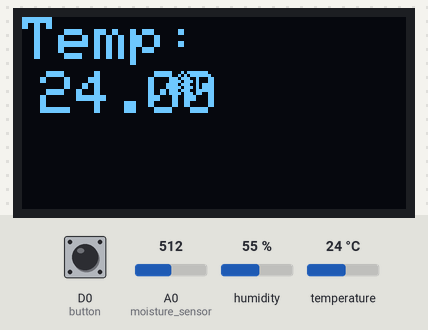
Bench run of a sketch on a simulated ESP8266 (NodeMCU). Parts: 128×64 one-colour display. The inputs (shaded band) are chosen by the test bench; at power-on: humidity 55 %, A0 (moisture_sensor) = 512, temperature 24 °C, D0 (button) HIGH. WiFi joins after 1.5 s; servers stay silent unless stated; uploads are accepted with an empty reply; what the sketch prints to the serial monitor is not drawn.

Above: at 12.4 s.
12.5 s: humidity set to 22 %
At 32.7 s:
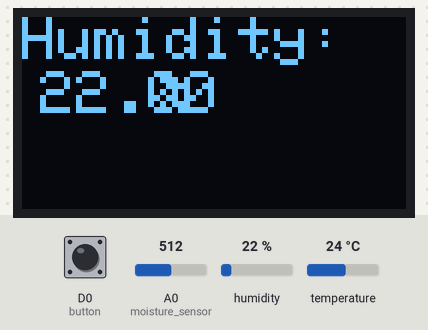
33.0 s: A0 (moisture_sensor) set to 1023
At 46.8 s:
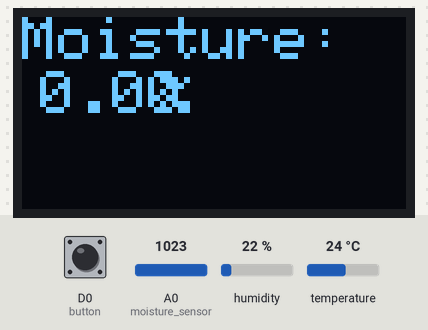
47.5 s: temperature set to 12 °C
At 67.8 s:
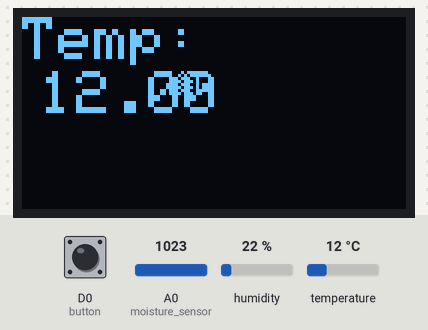
68.1 s: humidity set to 40 %
At 88.1 s:
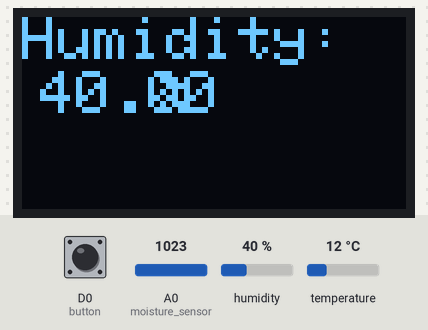
Timing chart, 0 to 89.6 s (numbered marks = the images above; inputs shaded):
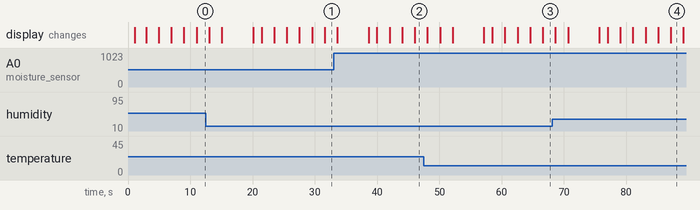

The sketch:

model.ino
```cpp
#include <SoftwareSerial.h>
#include <Wire.h>
#include <DHT.h>
#include "ESP8266WiFi.h"
#include <ESP8266HTTPClient.h>
#include <WiFiClient.h>
#include <Wire.h>
#include <Adafruit_GFX.h>
#include <Adafruit_SSD1306.h>

#define SCREEN_WIDTH 128 // OLED display width,  in pixels
#define SCREEN_HEIGHT 64 // OLED display height, in pixels

// declare an SSD1306 display object connected to I2C
Adafruit_SSD1306 oled(SCREEN_WIDTH, SCREEN_HEIGHT, &Wire, -1);

const char* WIFINAME = "Fla_4G";
const char* PASS = "12345678";

//int led = D0;
WiFiServer server(80);

// RE and DE Pins set the RS485 module
// to Receiver or Transmitter mode
#define RE 15 //D8
#define DE 13 //D7

#define DHTPIN 12 // D6
#define DHTTYPE DHT11

#define button D0

bool Status = false;

// Connect Soil moisture analog sensor pin to A0 of NodeMCU
const int moisture_sensor = A0;

// Modbus RTU requests for reading NPK values
const byte query[] = {0x01, 0x03, 0x00, 0x00, 0x00, 0x03, 0x05, 0xCB};

// A variable used to store NPK values
byte response[11];

// Initializing DHT sensor with dht pin
DHT dht(DHTPIN, DHTTYPE);

// Sets up a new SoftwareSerial object
SoftwareSerial mod(0, 2); //(RO,DI)-(D3,D4)

void setup() {
  // Set the baud rate for the Serial port
  Serial.begin(9600);
  Serial.print("Connecting To ");
  Serial.print(WIFINAME);
  WiFi.begin(WIFINAME, PASS);

  if (!oled.begin(SSD1306_SWITCHCAPVCC, 0x3C)) {
    Serial.println(F("SSD1306 allocation failed"));
    while (true);
  }
  delay(1000);
  oled.clearDisplay();
  oled.setCursor(0,0);
  oled.setTextSize(2);
  oled.setTextColor(WHITE);
  oled.print("Press Button for Crop Suggestion");
  oled.display();

  // Set the baud rate for the SerialSoftware object
  mod.begin(9600);

  // Initializing DHT Sensor
  dht.begin();

  pinMode(D0, INPUT_PULLUP);

  // Define pin modes for RE and DE
  pinMode(RE, OUTPUT);
  pinMode(DE, OUTPUT);

  while (WiFi.status() != WL_CONNECTED) {
    delay(100);
    Serial.print(".");
  }

  Serial.println();
  Serial.println("WiFi Connected");
  Serial.print("IP address: ");
  Serial.println(WiFi.localIP());
  delay(1000);
}

void loop() {

  byte nitro, phos, potas;
  float moisture_read;
  float moisture_int;
  float moisture_per;
  float moisture_percentage;

  NPKFunc();
  moisture_int = analogRead(moisture_sensor)/1023;
//  moisture_percentage=map(moisture_per,0,100,20,290);
  moisture_percentage=100-(moisture_int*100);

  nitro = response[4];
  phos = response[6];
  potas = response[8];

  float hum = dht.readHumidity();
  float tempC = dht.readTemperature();

  int Signal=digitalRead(button);
  Serial.println("Digit pin:"+String(Signal));
  if (Signal==1)
  {
    Serial.println("Button Pressed");
    if ((WiFi.status() == WL_CONNECTED)) { //Check the current connection status
      WiFiClient client;
      HTTPClient http;
      String query_api="http://192.168.29.211:8000/api/data/?n="+String(nitro)+"&p="+String(phos)+"&k="+String(potas)+"&t="+String(tempC)+"&h="+String(hum);
      http.begin(client,query_api); //Specify the URL
      int httpCode = http.GET();                                        //Make the request

      if (httpCode > 0) { //Check for the returning code

        String payload = http.getString();

        display_serial(nitro, phos, potas, hum, tempC, moisture_percentage,moisture_int);
        display_oled(nitro, phos, potas, hum, tempC, moisture_percentage,payload.substring(2,payload.length()-2));
        Serial.print("Suitable Crop to grow: ");
        Serial.println(payload.substring(2,payload.length()-2));
      }
      else {
        Serial.println("Error on HTTP request");
      }
      http.end(); //Free the resources
    }
    else{
      Serial.println("Wifi Not Connected");
    }
    Signal=0;
  }
  else{
    Serial.println("Button Not Pressed");
  }
  delay(1000);
}

void NPKFunc() {

  digitalWrite(DE, HIGH);
  digitalWrite(RE, HIGH);
  delay(10);
  if (mod.write(query, sizeof(query)) == 8) {
    digitalWrite(DE, LOW);
    digitalWrite(RE, LOW);
    for (byte i = 0; i < 11; i++) {
      response[i] = mod.read();
    }
  }
}
void display_serial(byte nitro , byte phos, byte potas, float hum, float tempC, float moisture_percentage,float moisture_int){
  Serial.print(F("Nitrogen: "));
  Serial.print(nitro);
  Serial.println(F(" mg/Kg"));
  Serial.print(F("Phosphorous: "));
  Serial.print(phos);
  Serial.println(F(" mg/Kg"));
  Serial.print(F("Potassium: "));
  Serial.print(potas);
  Serial.println(F("mg/Kg"));

  Serial.print(F("Soil Moisture(in Percentage) = "));
  Serial.print(moisture_int);
  Serial.print(" ");
  Serial.print(moisture_percentage);
  Serial.println(F("%"));

  Serial.print(F("Humidity: "));
  Serial.print(hum);
  Serial.print(F("%  Temperature: "));
  Serial.print(tempC);
  Serial.println(F("°C "));
}

void display_oled(byte nitro , byte phos, byte potas, float hum, float tempC, float moisture_percentage, String crop){

  oled.clearDisplay();
  oled.setTextSize(2);
  oled.setTextColor(WHITE);
  oled.setCursor(0,0);
  oled.print("Nitrogen:");
  oled.setCursor(5,18);
  oled.print(nitro);
  oled.setTextSize(1);
  oled.setCursor(43,18);
  oled.print("mg/Kg");
  oled.display();
  delay(2000);

  oled.clearDisplay();
  oled.setTextSize(2);
  oled.setTextColor(WHITE);
  oled.setCursor(0,0);
  oled.print("Phosphorus:");
  oled.setCursor(5,18);
  oled.print(phos);
  oled.setTextSize(1);
  oled.setCursor(43,18);
  oled.print("mg/Kg");
  oled.display();
  delay(2000);

  oled.clearDisplay();
  oled.setTextSize(2);
  oled.setTextColor(WHITE);
  oled.setCursor(0,0);
  oled.print("Potassium:");
  oled.setCursor(5,18);
  oled.print(potas);
  oled.setTextSize(1);
  oled.setCursor(43,18);
  oled.print("mg/Kg");
  oled.display();
  delay(2000);

  oled.clearDisplay();
  oled.setTextSize(2);
  oled.setTextColor(WHITE);
  oled.setCursor(0,0);
  oled.print("Moisture:");
  oled.setCursor(6,18);
  oled.print(moisture_percentage);
  oled.setTextSize(2);
  oled.setCursor(46,18);
  oled.print("%");
  oled.display();
  delay(2000);

  oled.clearDisplay();
  oled.setTextSize(2);
  oled.setTextColor(WHITE);
  oled.setCursor(0,0);
  oled.print("Temp:");
  oled.setCursor(6,18);
  oled.print(tempC);
  oled.setTextSize(1);
  oled.setCursor(46,18);
  oled.print("°C");
  oled.display();
  delay(2000);

  oled.clearDisplay();
  oled.setTextSize(2);
  oled.setTextColor(WHITE);
  oled.setCursor(0,0);
  oled.print("Humidity:");
  oled.setCursor(6,18);
  oled.print(hum);
  oled.setTextSize(2);
  oled.setCursor(46,18);
  oled.print("%");
  oled.display();
  delay(2000);

  oled.clearDisplay();
  oled.setTextSize(3);
  oled.setTextColor(WHITE);
  oled.setCursor(0,0);
  oled.print(crop);
  oled.display();
  delay(5000);

  oled.clearDisplay();
  oled.setCursor(0,0);
  oled.setTextSize(2);
  oled.setTextColor(WHITE);
  oled.print("Press Button for Crop Suggestion");
  oled.display();
}
```
